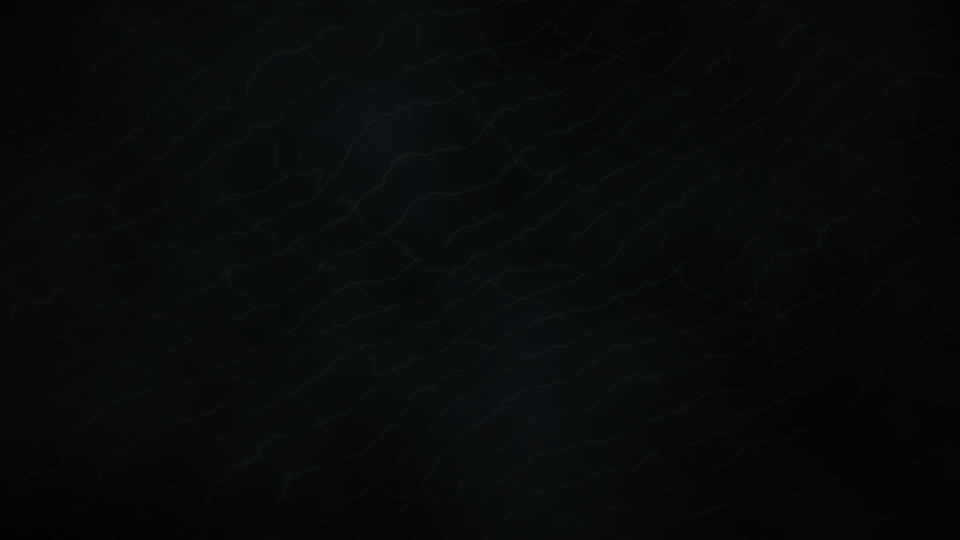
#> input picture outro/projekt/assets/img/marmor_16x9.jpg, 1920 x 1080 px (shown at 1/2 size)
$ python -i thumbnail_maker.py   (imports and definitions only)
#> lines starting #> are read from the running program, lines starting #| are printed output that depends on the picture
"""Thumbnail-Generator für Stoische Karriere (Pillow, deterministisch).

Erzeugt ein 1920x1080-JPG (unter 2 MB) im Kanal-Look:
  dunkler Carrara-Marmor im Low-Key-Licht, Schattenverlauf links,
  Marmorbüste rechts, Text links: Zeile 1 Türkis #00E5FF (klein), Zeile 2 Weiß #FFFFFF (groß).

Aufruf (Beispiele):
  python thumbnail_maker.py --zeile1 "WAS ER" --zeile2 "VERSCHWEIGT" --bild buese.png -o "V15 Was ein Mann für sich behält THUMBNAIL.jpg"
  python thumbnail_maker.py --zeile1 "NIE MEHR" --zeile2 "KLEIN BEIGEBEN" --bild standbild.jpg --fokus 0.8 -o test.jpg

--bild  PNG mit Transparenz (freigestellte Büste)  -> wird rechts auf den Marmor gesetzt.
        JPG/PNG ohne Transparenz (Standbild 16:9)   -> füllt das Bild, Ausschnitt per --fokus.
        ohne --bild                                 -> nur Marmor (Probeansicht für den Text).

Shorts-Cover (1080x1920, Hochformat):
  python thumbnail_maker.py --format short --textlage rechts --zeile1 "FÜNFZEHN MINUTEN" --zeile2 "STILLE" --bild standbild.jpg -o cover.jpg
--textlage  oben   -> Text mittig im oberen Viertel (Figur steht unten oder rechts)
            rechts -> Text rechtsbündig im oberen Drittel, höchstens 58 Prozent der Breite (Figur steht links)
            unten  -> Text mittig bei rund 60 Prozent der Höhe, über den Bedienelementen der Shorts-Ansicht
Der Text darf nie über Kopf oder Gesicht der Figur liegen. Lage so wählen, dass die Figur frei bleibt.

Regeln, die das Skript erzwingt (Abbruch mit Exitcode 1): zwei bis vier Wörter gesamt,
keine Ziffern, keine Bindestriche. Englische Wörter kann es nicht sicher erkennen: selbst prüfen.
Schrift: Anton (schriften/Anton-Regular.ttf, SIL Open Font License 1.1, Lizenz in schriften/OFL.txt).
Fehlt die Datei, nimmt das Skript Bebas Neue als Ersatz und meldet das.
"""
import argparse, re, subprocess, sys, tempfile
from pathlib import Path
from PIL import Image, ImageChops, ImageDraw, ImageFilter, ImageFont, ImageOps

FORMATE = {"thumbnail": (1920, 1080), "short": (1080, 1920)}
W, H = FORMATE["thumbnail"]  # wird in main() nach --format gesetzt
WEISS, TUERKIS, SCHWARZ = (255, 255, 255), (0, 229, 255), (0, 0, 0)
ROOT = Path(__file__).resolve().parent
MARMOR_SKRIPT = ROOT / "outro" / "werkzeuge" / "marmor.py"
SCHRIFTEN = [ROOT / "schriften" / "Anton-Regular.ttf",
             ROOT / "outro" / "projekt" / "assets" / "fonts" / "BebasNeue-Regular.ttf"]
RAND_LINKS = 96            # Abstand Text zum linken Rand
RAND_SHORT = 64            # Rand im Hochformat
TEXT_MAX_BREITE = 0.52     # Text bleibt in der linken Hälfte, die Büste rechts frei
MAX_BYTES = 2 * 1024 * 1024  # 2 MB, Grenze für Upload vom Handy


def fehler(msg):
    print("FEHLER:", msg); sys.exit(1)


# [51 lines left out: functions text_pruefen, marmor, low_key, bild_einsetzen, not called in this run]


def schatten_links(im):
    """Dunkler Verlauf von links (fast schwarz) bis rund 62 Prozent der Breite."""
    maske = Image.new("L", (W, 1))
    ende = W * 0.62
    for x in range(W):
        t = min(x / ende, 1.0)
        t = t * t * (3 - 2 * t)  # weicher Übergang
        maske.putpixel((x, 0), round(240 * (1 - t)))
    maske = maske.resize((W, H))
    # unten zusätzlich leicht abdunkeln, damit die Videolänge-Ecke ruhig bleibt
    unten = Image.linear_gradient("L").resize((W, H)).point(lambda v: round(max(0, v - 150) * 0.9))
    maske = ImageChops.lighter(maske, unten)
    schwarz = Image.new("RGBA", (W, H), SCHWARZ + (255,))
    schwarz.putalpha(maske)
    im.alpha_composite(schwarz)
    return im


# [11 lines left out: function schatten_band, not called in this run]


LAGEN = {  # Textlage im Hochformat: Anker, PIL-Anker (Baseline), Mitte des Blocks, größte Breite
    "oben":   (lambda: W // 2,         "ms", 0.17, 1.0),
    "rechts": (lambda: W - RAND_SHORT, "rs", 0.19, 0.58),
    "unten":  (lambda: W // 2,         "ms", 0.60, 1.0),
}


# [102 lines left out: functions schrift_laden, text_setzen, speichern, main, not called in this run]


# [2 lines not run here, left out]

>>> import cv2
>>> picture = cv2.imread('outro/projekt/assets/img/marmor_16x9.jpg', cv2.IMREAD_GRAYSCALE)
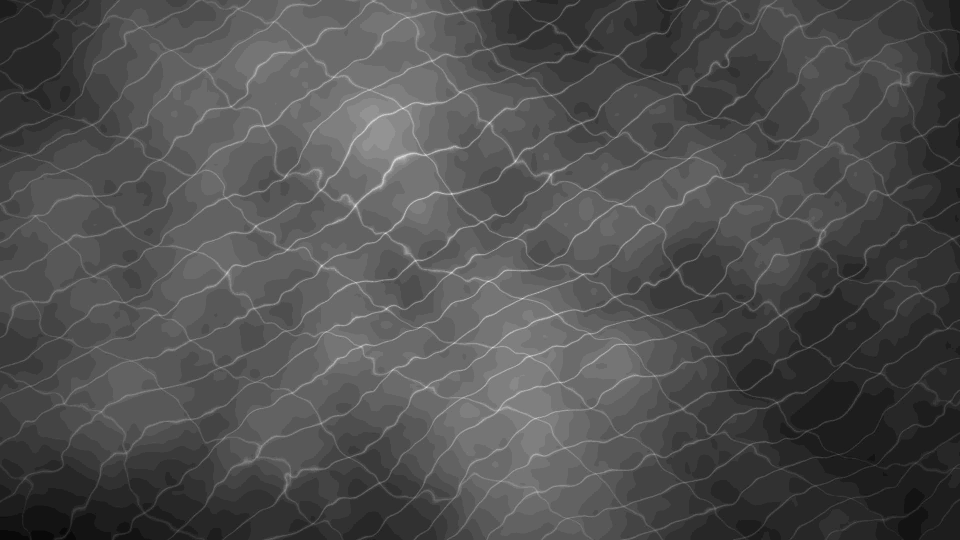
#> picture: shape (1080, 1920) (shown at 1/2 size); min 2, max 28, mean 10.1; drawn with min black and max white
>>> result = schatten_links(picture)
#> in schatten_links, `maske = maske.resize((W, H))`:
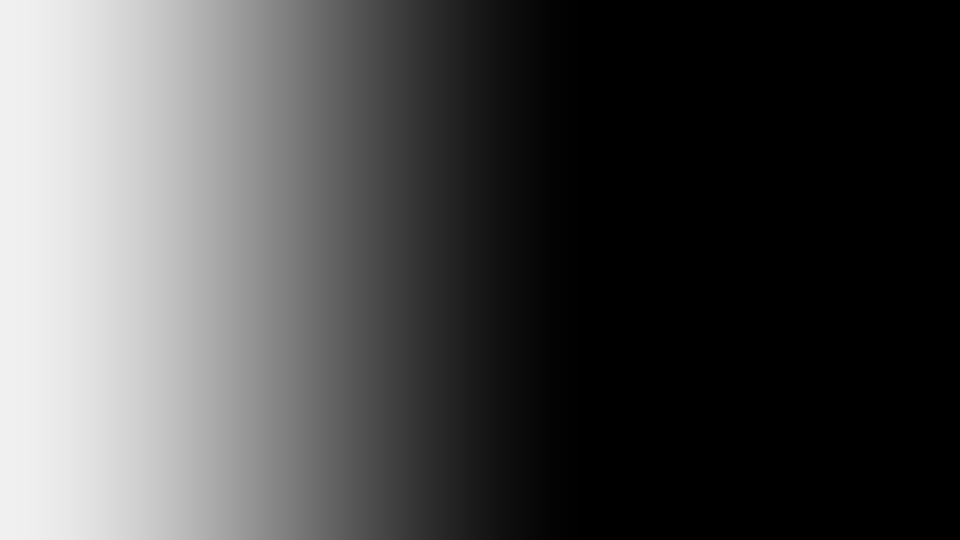
#> maske: PIL image 1920x1080 L (shown at 1/2 size); min 0, max 240, mean 74.5
#> in schatten_links, `unten = Image.linear_gradient("L").resize((W, H)).point(lambda v: roun..`:
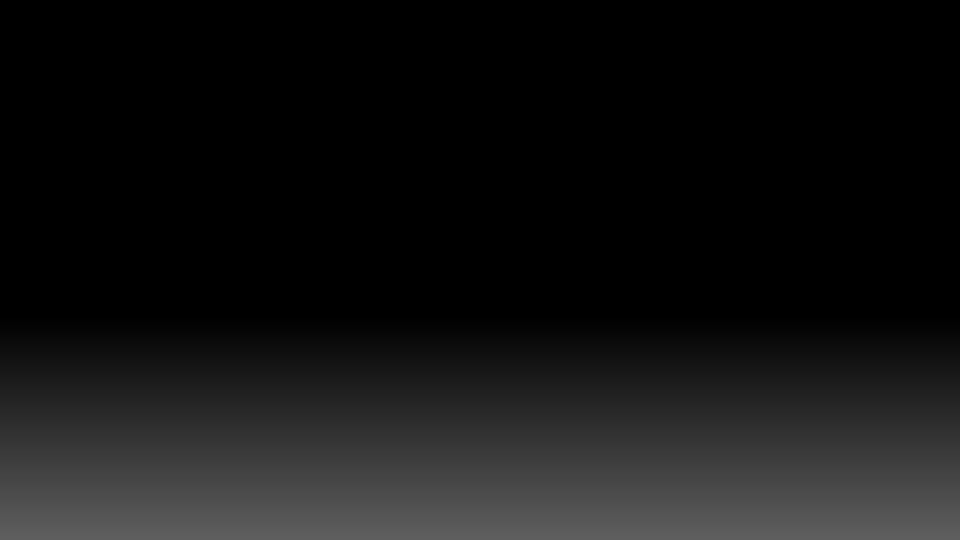
#> unten: PIL image 1920x1080 L (shown at 1/2 size); min 0, max 94, mean 19.6
#> in schatten_links, `maske = ImageChops.lighter(maske, unten)`:
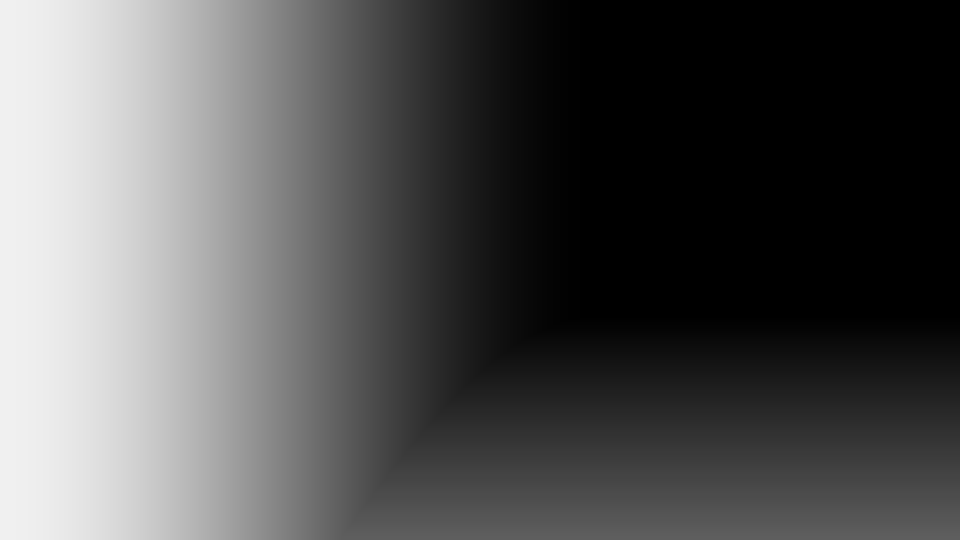
#> maske: PIL image 1920x1080 L (shown at 1/2 size); min 0, max 240, mean 84.5
#> in schatten_links, `schwarz.putalpha(maske)`:
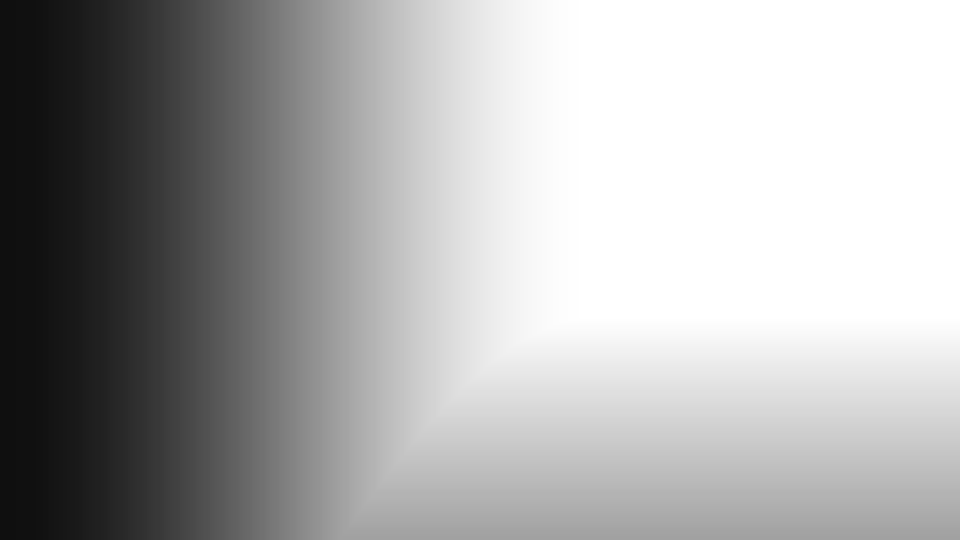
#> schwarz: PIL image 1920x1080 RGBA (shown at 1/2 size); mean R, G, B, A 0, 0, 0, 84.5; transparent parts drawn white
#> (the run stopped early here; a loop or call above may not have finished)
